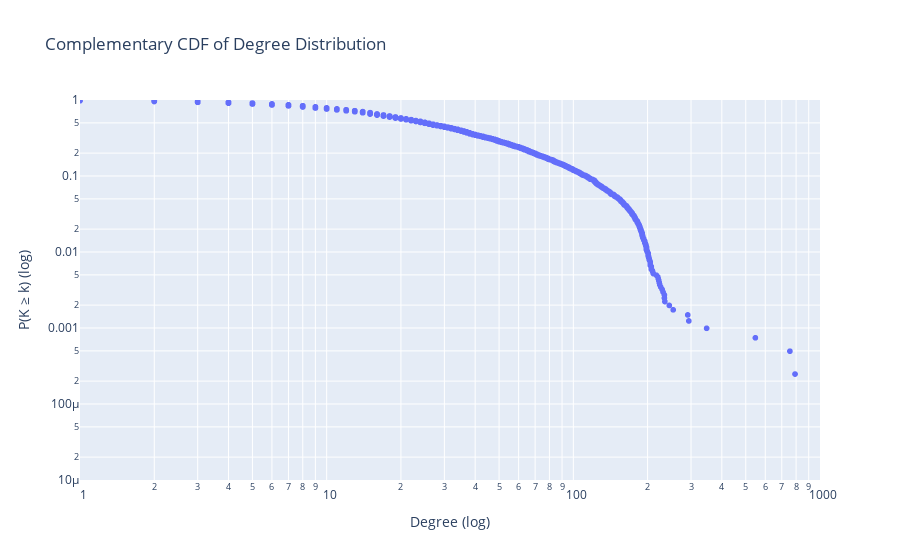

The cell this chart's notebook holds for it:
### Code cell
import numpy as np
import pandas as pd

deg = np.array(degrees)
deg_sorted = np.sort(deg)
ccdf = 1.0 - np.arange(1, len(deg_sorted)+1) / len(deg_sorted)

ccdf_df = pd.DataFrame({
    "degree": deg_sorted,
    "ccdf": ccdf
})


fig = px.scatter(
    ccdf_df,
    x="degree",
    y="ccdf",
    log_x=True,
    log_y=True,
    title="Complementary CDF of Degree Distribution"
)
fig.update_layout(
    xaxis_title="Degree (log)",
    yaxis_title="P(K ≥ k) (log)"
)
fig.update_xaxes(range=[0, 3])   # 10^0 to 10^3
fig.update_yaxes(range=[-5, 0])  # 10^-4 to 10^0
fig.show()

### Figure 1 — Plotly figure (JSON) as saved in the notebook; plotly's stock layout.template omitted (floating-point values rounded to 4 significant figures; data arrays with more than 128 entries replaced by an {"elided": "..."} marker saying what was removed)
{"data": [{"hovertemplate": "degree=%{x}<br>ccdf=%{y}<extra></extra>", "legendgroup": "", "marker": {"color": "#636efa", "symbol": "circle"}, "mode": "markers", "name": "", "showlegend": false, "type": "scattergl", "x": {"elided": "4039 int values"}, "xaxis": "x", "y": {"elided": "4039 float values"}, "yaxis": "y"}], "layout": {"legend": {"tracegroupgap": 0}, "title": {"text": "Complementary CDF of Degree Distribution"}, "xaxis": {"anchor": "y", "domain": [0, 1], "range": [0, 3], "title": {"text": "Degree (log)"}, "type": "log"}, "yaxis": {"anchor": "x", "domain": [0, 1], "range": [-5, 0], "title": {"text": "P(K ≥ k) (log)"}, "type": "log"}}}
